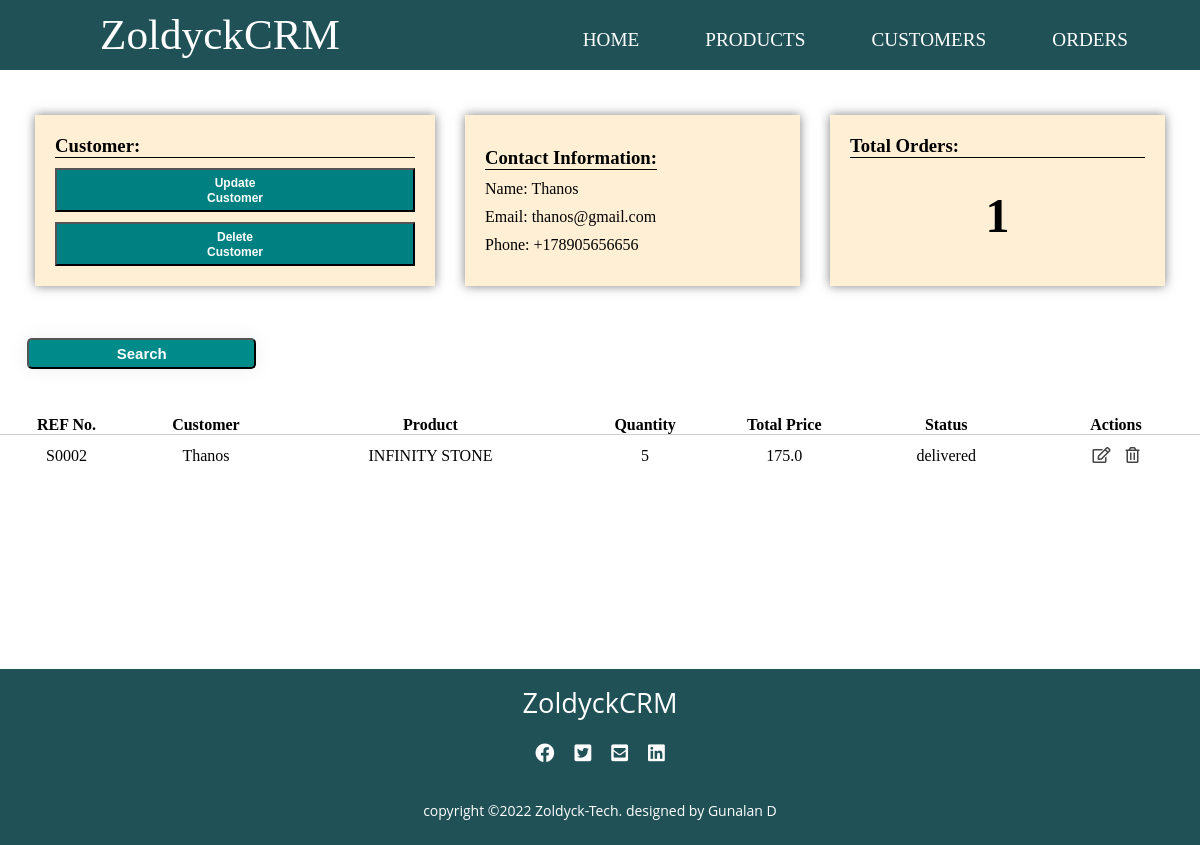
/3/, run on an earlier commit of the app's database.
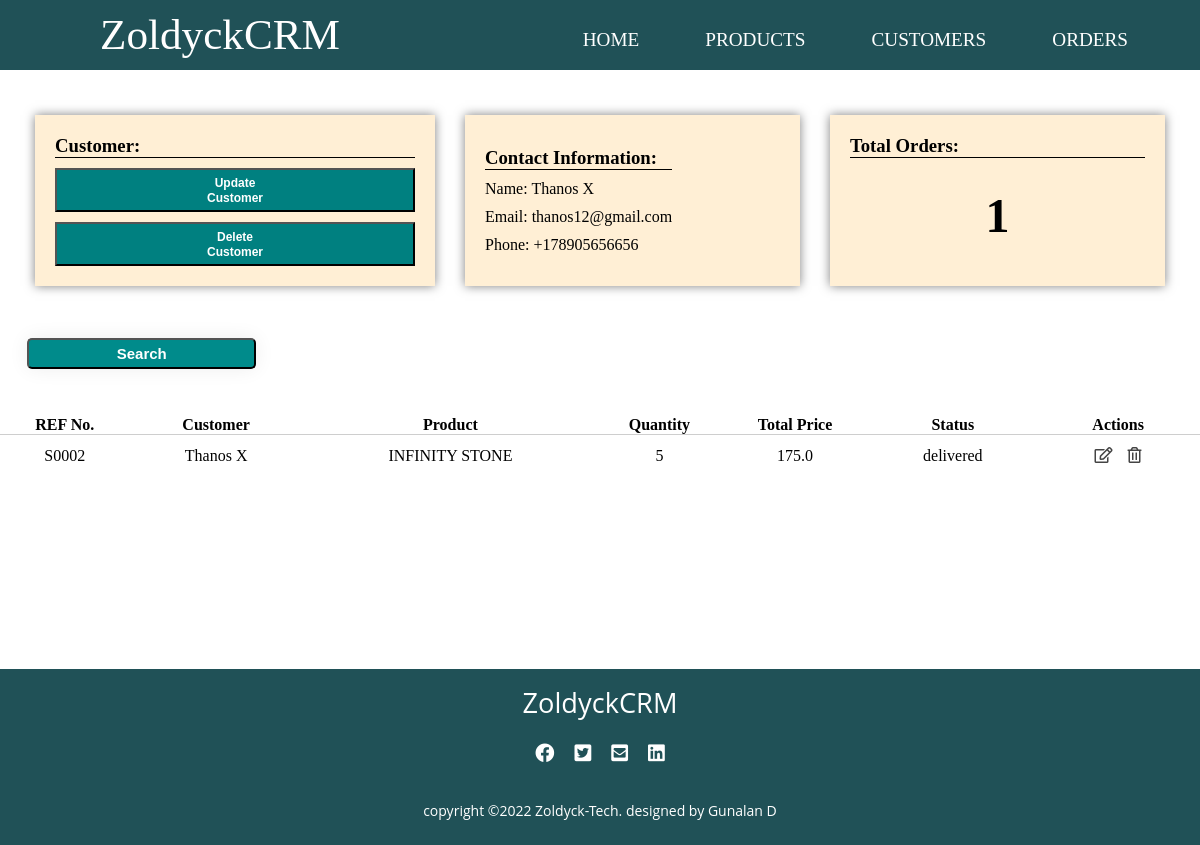
And on a later commit of the database.
### accounts/models.py (models this page shows, shortened)
class Customer(models.Model):
    customer_pic = models.ImageField(upload_to='customer_pics/', blank=True)
    customer_name = models.CharField(max_length=50, null= True)
    customer_email = models.CharField(max_length=200 , null= True)
    customer_mobile = models.CharField(max_length=50 , null= True)
    date_created = models.DateTimeField(auto_now_add=True , null= True)
    def __str__(self):
        return self.customer_name

class SaleOrder(models.Model):
    STATUS = (
        ('quotation', 'Quotation'),
        ('ordered', 'Ordered'),
        ('pending', 'Pending'),
        ('delivered', 'Delivered'),
        ('cancelled', 'Cancelled'),
        ('invoiced', 'Invoiced'),
    )
    sale_order_referencenumber = models.CharField(max_length=200, null= True)
    sale_order_customer = models.ForeignKey(Customer, on_delete=models.SET_NULL, null= True) # added a realtionship between the two models
    sale_order_product =  models.ForeignKey(Product, on_delete=models.SET_NULL, null= True)
    sale_order_quantity = models.IntegerField(null= True)
    sale_order_total_price = models.FloatField(null= True)
    status = models.CharField(max_length=200, null= True , choices=STATUS, default='quotation')
    sale_order_date = models.DateTimeField(auto_now_add=True , null= True)

class Product(models.Model):
    CATEGORIES = (
        ('service', 'Service'),
        ('stockable', 'Stockable'),
    )
    product_name = models.CharField(max_length=200, null= True)
    product_price = models.FloatField(null= True)
    product_category = models.CharField(max_length=200, null= True , choices=CATEGORIES)
    product_description = models.CharField(max_length=200, null= True)
    date_created = models.DateTimeField(auto_now_add=True , null= True)
    product_tag = models.ManyToManyField(ProductTag ,blank=True, null=True)
    def __str__(self):
        return self.product_name

### accounts/views.py (the view)
# urls.py: path('<int:customer_id>/', views.customer, name='customer'),
def customer(request, customer_id):
    customer = Customer.objects.get(id=customer_id)
    saleorder = SaleOrder.objects.all()
    orders = customer.saleorder_set.all() # this is the same as above
    order_count = orders.count()
    context = {
        'customer': customer,
        'order_count': order_count,
        'orders': orders,
    }
    return render(request, 'accounts/customer.html',context)

### accounts/templates/accounts/customer.html
{% extends 'accounts/layout.html'%}
{% block content %}
<section>
    <div class="main">
        <div class="cus-cards">
            <div class="cus-card">
                <div class="card-content">
                    <h3>Customer:</h3>
                    <button class="bnx"><a href="{% url 'update_customer' customer.id %}">Update Customer</a></button>
                    <button class="bnx"><a href="{% url 'delete_customer' customer.id %}">Delete Customer</a></button>
                </div>
            </div>
            <div class="cus-card">
                <div class="card-content">
                    <h3>Contact Information:</h3>
                    <p>Name:  <span style="text-align: right;">{{ customer.customer_name }}</span></p>
                    <p>Email:  <span style="text-align: right;">{{ customer.customer_email }}</span></p>
                    <p>Phone: {{ customer.customer_mobile }}</p>
                </div>
            </div>
            <div class="cus-card1">
                <div class="card-content">
                    <h3>Total Orders:</h3>
                    <h1>{{order_count}}</h3>
                </div>
            </div>
        </div>
        <div class="cus-prod-tables">
            <div class="button">
                <button class="crt-ser"><a href="">Search</a></button>
            </div>
            <div class="latest-cus-prod">
                <table class="cus-prod-customers">
                    <thead>
                        <tr>
                            <th>REF No.</th>
                            <th>Customer</th>
                            <th>Product</th>
                            <th>Quantity</th>
                            <th>Total Price</th>
                            <th>Status</th>
                            <th>Actions</th>
                        </tr>
                    </thead>
                    <tbody>
                        {% for ord in orders %}
                        <tr>
                             <td>{{ ord.sale_order_referencenumber  }}</td>
                             <td>{{ ord.sale_order_customer }}</td>
                             <td>{{ ord.sale_order_product  }}</td>
                             <td>{{ ord.sale_order_quantity }}</td>
                             <td>{{ ord.sale_order_total_price  }}</td>
                             <td>{{ ord.status  }}</td>
                            <td>
                                <a href="{% url 'update_order' ord.id %}"><i class="far fa-edit"></i></a>
                                <a href="{% url 'delete_order' ord.id %}"><i class="far fa-trash-alt"></i></a>
                            </td>
                        </tr>
                        {% endfor %}
                    </tbody>
                </table>
            </div>
        </div>
    </div>
</section>
{% endblock %}

What changed in the data, as far as the page shows it:
changed Customer: customer_name "Thanos" → "Thanos X"; customer_email "thanos@gmail.com" → "thanos12@gmail.com"
changed through a linked row, SaleOrder "delivered": sale_order_customer "Thanos" → "Thanos X"
